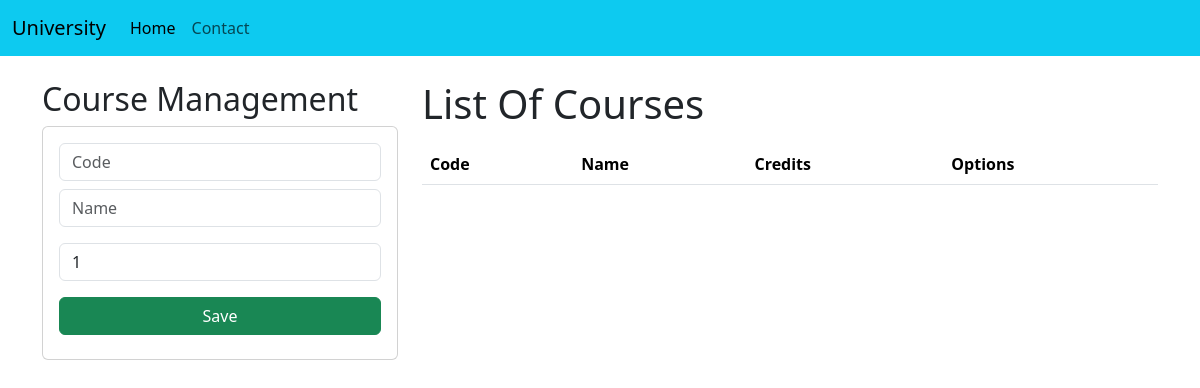
The app's page /, older data.
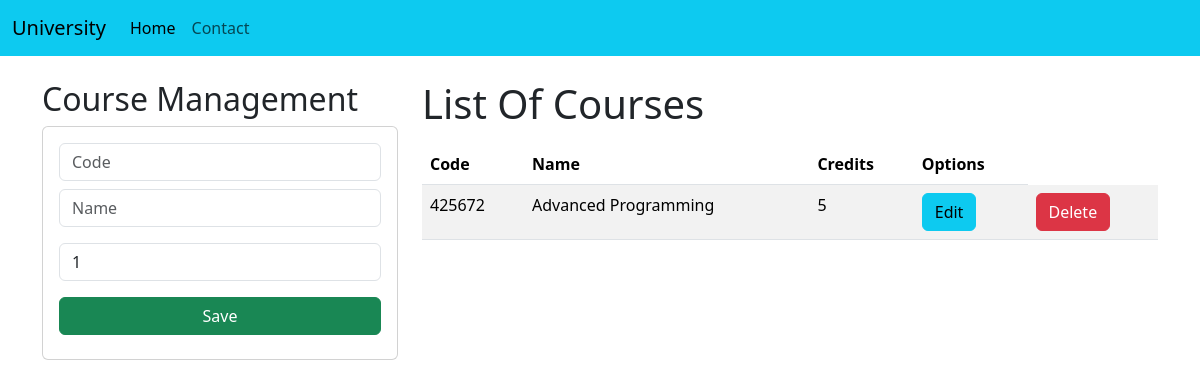
The same page, newer data.
### apps/Academico/models.py (models this page shows, shortened)
class Course(models.Model):
    code = models.CharField(primary_key=True, max_length=6)
    name = models.CharField(max_length=50)
    credits = models.PositiveSmallIntegerField()

### apps/Academico/views.py (the view)
# urls.py: 2. Add a URL to urlpatterns:  path('', views.home, name='home')
def home(request):
    courses_list = Course.objects.all()
    return render(request, "manageCourses.html", {"courses": courses_list})

### apps/Academico/templates/manageCourses.html (shortened to what this page needs)
{% extends './base.html' %}
{% block body %}
<div class="row">
    <div class="col-sm-12 col-md-6 col-lg-4 col-xl-4">
        <h2>Course Management</h2>
        <div class="card">
            <div class="card-body">
                <form action="/registerAction/" method="POST">{% csrf_token %}
                    <div class="form-group">
                        <input type="text" id="txtCode" name="txtCode" class="form-control" placeholder="Code" minlength="6" maxlength="6" required>
                    </div>
                    <div class="form-group py-2">
                        <input type="text" id="txtName" name="txtName" class="form-control" placeholder="Name" maxlength="50" required>
                    </div>
                    <div class="form-group py-2">
                        <input type="text" id="numCredits" name="numCredits" class="form-control" min="1" max="9" value="1" required>
                    </div>
                    <div class="form-group d-grid py-2">
                        <button type="submit" class="btn btn-success btn-block text-white">Save</button>
                    </div>
                </form>
            </div>
        </div>
    </div>
    <div class="col-sm-12 col-md-6 col-lg-8 col-xl-8">
        <h1>List Of Courses</h1>
        <div class="table-responsive py-2">
            <table class="table table-striped">
                <thead>
                    <tr>
                        <th>Code</th>
                        <th>Name</th>
                        <th>Credits</th>
                        <th colspan="">Options</th>
                    </tr>
                </thead>
                <tbody>
                    {% for c in courses %}
                    <tr>
                        <td>{{c.code}}</td>
                        <td>{{c.name}}</td>
                        <td>{{c.credits}}</td>
                        <td><a href="editCourse/{{c.code}}" class="btn btn-info">Edit</a></td>
                        <td><a href="deleteCourse/{{c.code}}" class="btn btn-danger">Delete</a></td>
                    </tr>
                    {% endfor %}
                </tbody>
            </table>
        </div>
    </div>
</div>
{% endblock %}

Row changes from the older to the newer data that the page shows:
added Course: code "425672", name "Advanced Programming", credits "5"
